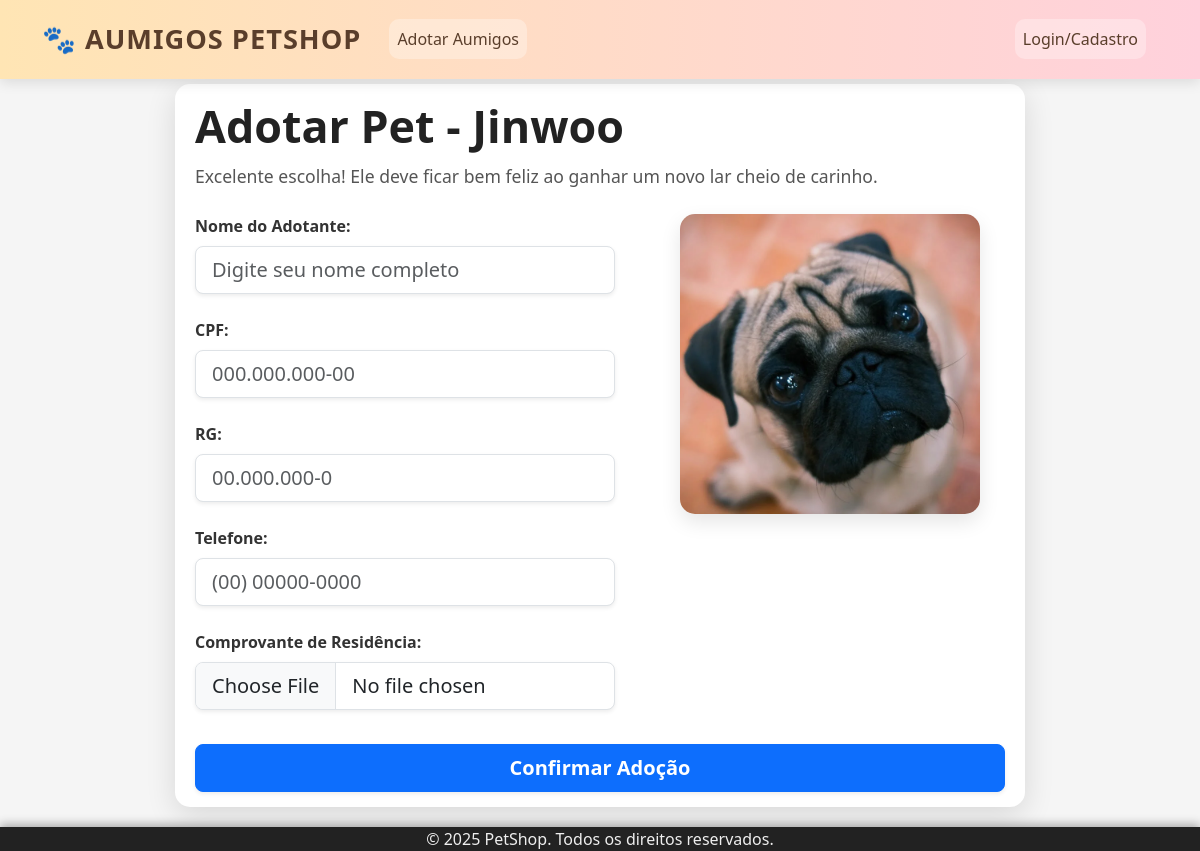
Screenshot of /adotar/1/ with the database file from the repository.
### sistema_projeto/pets/models.py (models this page shows, shortened)
class Pet(models.Model):
    nome = models.CharField(max_length=100)
    idade = models.IntegerField()
    descricao = models.TextField(verbose_name='Descrição')
    raca = models.CharField(max_length=100, verbose_name='Raça')
    especie = models.CharField(max_length=100, verbose_name='Espécie')
    foto = models.ImageField(upload_to='fotos_pets/', null=True, blank=True)
    disponivel = models.BooleanField(default=True)

### sistema_projeto/pets/views.py (the view)
# urls.py: path('adotar/<int:pet_id>/', views.adotar_pet, name='adotar_pet'),
def adotar_pet(request, pet_id):
    pet = get_object_or_404(Pet, pk=pet_id)
    if request.method == 'POST':
        form = AdocaoForm(request.POST, request.FILES)
        if form.is_valid():
            adocao = form.save(commit=False)
            adocao.pet = pet
            if request.user.is_authenticated:
                adocao.email_adotante = request.user.email
            adocao.save()
            pet.disponivel = False
            pet.save()
            return render(request, 'pets/adotar_pet.html', {
                'pet': pet,
                'form': AdocaoForm(),
                'msg_sucesso': 'Adoção confirmada com sucesso! Seus dados foram salvos.'
            })
    else:
        form = AdocaoForm()
    return render(request, 'pets/adotar_pet.html', {'pet': pet, 'form': form})

### sistema_projeto/contas/context_processors.py (called while the page is built)
def admin_emails(request):
    return {
        'ADMIN_EMAILS': settings.ADMIN_EMAILS
    }

### sistema_projeto/pets/templates/pets/adotar_pet.html (shortened to what this page needs)
{% extends 'pets/base.html' %}
{% load widget_tweaks %}
{% block content %}
<div style="
    max-width: 850px;
    margin: 20px auto;
    padding: 15px 20px;
    background-color: #fff;
    border-radius: 15px;
    box-shadow: 0 8px 30px rgba(0,0,0,0.12);
    font-family: 'Segoe UI', Tahoma, Geneva, Verdana, sans-serif;
    color: #333;
">
    <h2 style="font-weight: 900; font-size: 2.8rem; margin-bottom: 10px; color: #222;">
        Adotar Pet - {{ pet.nome }}
    </h2>
    <p style="font-size: 1.1rem; color: #555; margin-bottom: 25px;">
        Excelente escolha! Ele deve ficar bem feliz ao ganhar um novo lar cheio de carinho.
    </p>
    <form method="post" enctype="multipart/form-data" novalidate>
        <div style="display: flex; gap: 40px;">
            <div style="flex: 1;">
                <div class="mb-4">
                    <label for="{{ form.nome_adotante.id_for_label }}" class="form-label fw-semibold">Nome do Adotante:</label>
                    {{ form.nome_adotante|add_class:"form-control form-control-lg shadow-sm" }}
                </div>
                <div class="mb-4">
                    <label for="cpf_input" class="form-label fw-semibold">CPF:</label>
                    {{ form.cpf_adotante|add_class:"form-control form-control-lg shadow-sm" | attr:"id:cpf_input" }}
                </div>
                <div class="mb-4">
                    <label for="rg_input" class="form-label fw-semibold">RG:</label>
                    {{ form.rg_adotante|add_class:"form-control form-control-lg shadow-sm" | attr:"id:rg_input" }}
                </div>
                <div class="mb-4">
                    <label for="{{ form.telefone_adotante.id_for_label }}" class="form-label fw-semibold">Telefone:</label>
                    {{ form.telefone_adotante|add_class:"form-control form-control-lg shadow-sm" | attr:"id:telefone_input" }}
                </div>
                <div class="mb-4">
                    <label for="{{ form.comprovante_residencia.id_for_label }}" class="form-label fw-semibold">Comprovante de Residência:</label>
                    {{ form.comprovante_residencia|add_class:"form-control form-control-lg shadow-sm" }}
                </div>
            </div>
            <div style="flex: 0 0 350px; display: flex; flex-direction: column; align-items: center; gap: 20px;">
                {% if pet.foto %}
                <img src="{{ pet.foto.url }}" alt="Foto de {{ pet.nome }}" style="max-width: 100%; max-height: 300px; border-radius: 15px; box-shadow: 0 8px 20px rgba(0,0,0,0.1); object-fit: contain;">
                {% else %}
                <div style="width: 100%; height: 300px; display: flex; justify-content: center; align-items: center; background-color: #f0f0f0; border-radius: 15px; color: #999;">
                    Sem foto disponível
                </div>
                {% endif %}
            </div>
        </div>
        <button type="submit" class="btn btn-primary btn-lg w-100 shadow-sm" style="font-weight: 700; margin-top: 10px;">
            Confirmar Adoção
        </button>
    </form>
</div>
{% endblock %}

### sistema_projeto/pets/templates/pets/base.html (style rules this page uses)
html, body { height: 100%; margin: 0; padding: 0; background-color: #f5f5f5; color: #333; font-family: 'Segoe UI', Tahoma, Geneva, Verdana, sans-serif; }
body { display: flex; flex-direction: column; min-height: 100vh; }

### rows the page displays
Pet: nome "Jinwoo", foto (picture)
